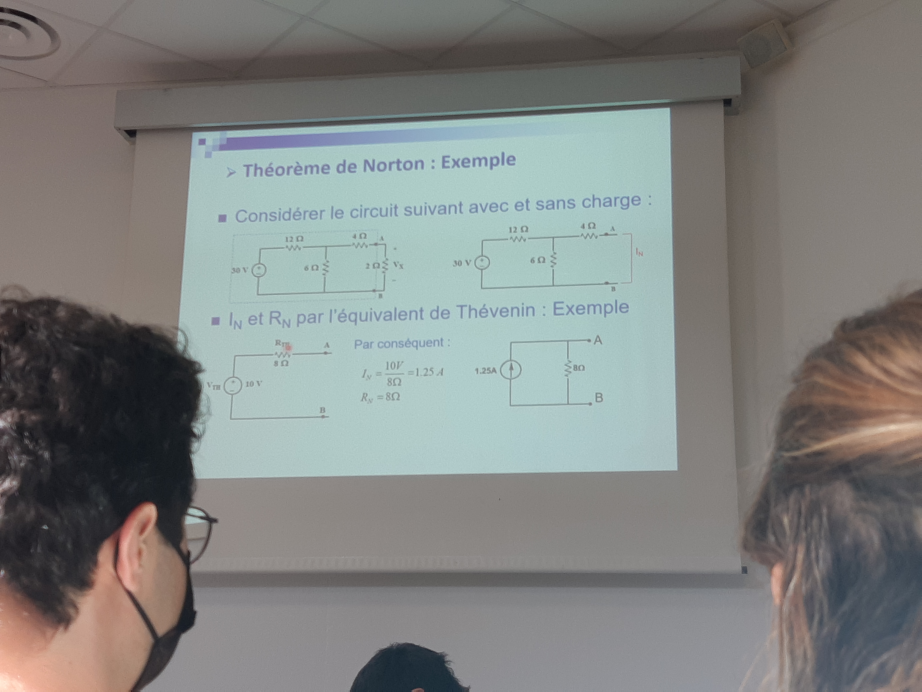
#> input picture Univ/cours/20210922_151502.jpg, 4608 x 3456 px, found by its file name (shown at 1/5 size); its folder holds only this picture in this run
$ python 'all dir test.py'
#> lines starting #> are read from the running program, lines starting #| are printed output that depends on the picture; after the words box and inside, x2 and y2 are one past the last pixel; in counts of white or black regions, pixels touching at a corner belong together
import cv2
import os
import numpy as np
import _scan_mapper
from collections import defaultdict


# [211 lines left out: functions segment_by_angle_kmeans, intersection, segmented_intersections, rescale, avg_point, upscale and 3 more, not called in this run]


dir_path = "Univ/cours"
directory = os.listdir(dir_path)
need_verif = False

for img_name in directory:
    print(img_name)
    good = False

    img_ = cv2.imread(f"{dir_path}/{img_name}")
#> img_ is the input picture: shape (3456, 4608, 3); mean B, G, R 128.5, 130.7, 127.9

    width = int(img_.shape[1])
#> width = 4608
    height = int(img_.shape[0])
#> height = 3456
    dim = (width, height)
#> dim = (4608, 3456)

    img = cv2.resize(img_, dim, interpolation=cv2.INTER_AREA)
    img_2 = cv2.resize(img_, dim, interpolation=cv2.INTER_AREA)

    thresh_val = 155

    while not good:
        grey = cv2.cvtColor(img, cv2.COLOR_BGR2GRAY)
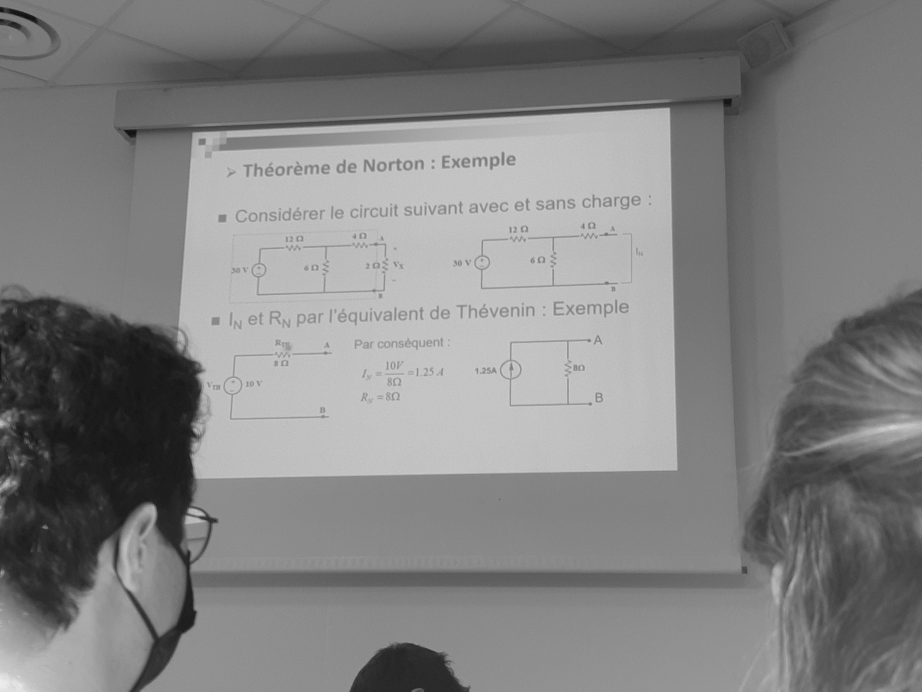
#> grey: shape (3456, 4608) (shown at 1/5 size); min 7, max 239, mean 129.6
        thresh = cv2.threshold(grey, thresh_val, 255, cv2.THRESH_BINARY)[1]
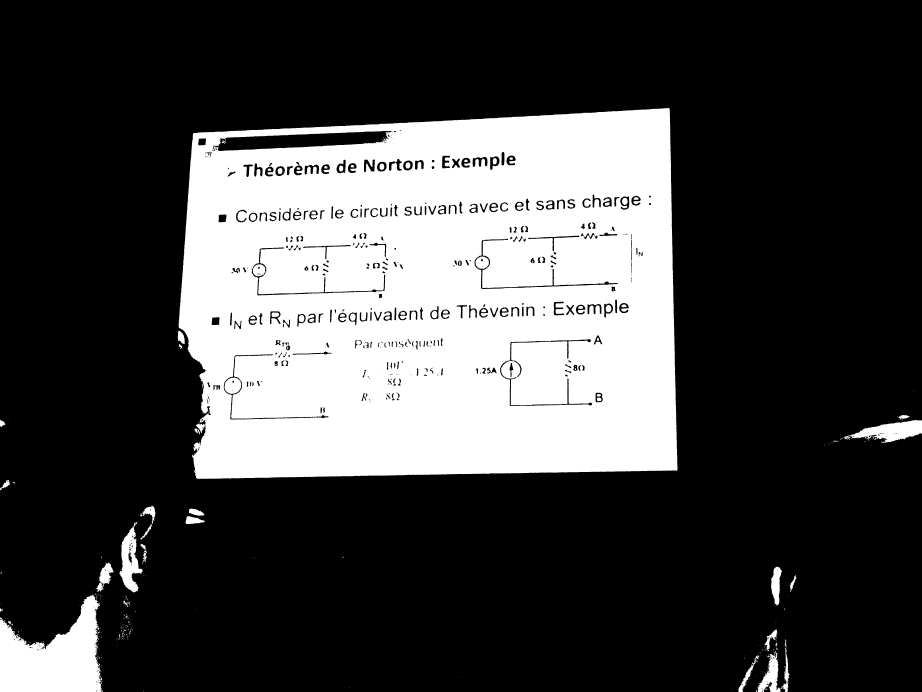
#> thresh: shape (3456, 4608) (shown at 1/5 size); 27% white; 525 white regions (402 under 20 px)
        cnt = cv2.findContours(thresh, cv2.RETR_EXTERNAL, cv2.CHAIN_APPROX_SIMPLE)[0]
#> cnt = 448 contours, 395 with area under 20; largest, box (x1, y1, x2, y2) and area: (893, 540, 3388, 2394) 4260876, (0, 2972, 513, 3456) 151909, (4251, 2099, 4608, 2215) 21790, (596, 2613, 715, 2962) 19660, (3788, 3263, 3903, 3456) 10000

        img_2 = cv2.resize(img_, dim, interpolation=cv2.INTER_AREA)

        cnt = sorted(cnt, key=cv2.contourArea, reverse=True)

        # the loop extracts the boundary contours of the page
        for c in cnt:
            p = cv2.arcLength(c, True)
            approx = cv2.approxPolyDP(c, 0.02 * p, True)

            if len(approx) == 4:
                target = approx
                break
#> this loop made 1 pass
#> (p, target) on pass 1: (9497.4, [[3347, 542], [967, 666], [980, 2389], [3385, 2352]])
        if len(approx) == 4:
#> (the run stopped early here; a loop or call above may not have finished)

$ run again, on Univ/cours/20210922_152732.jpg
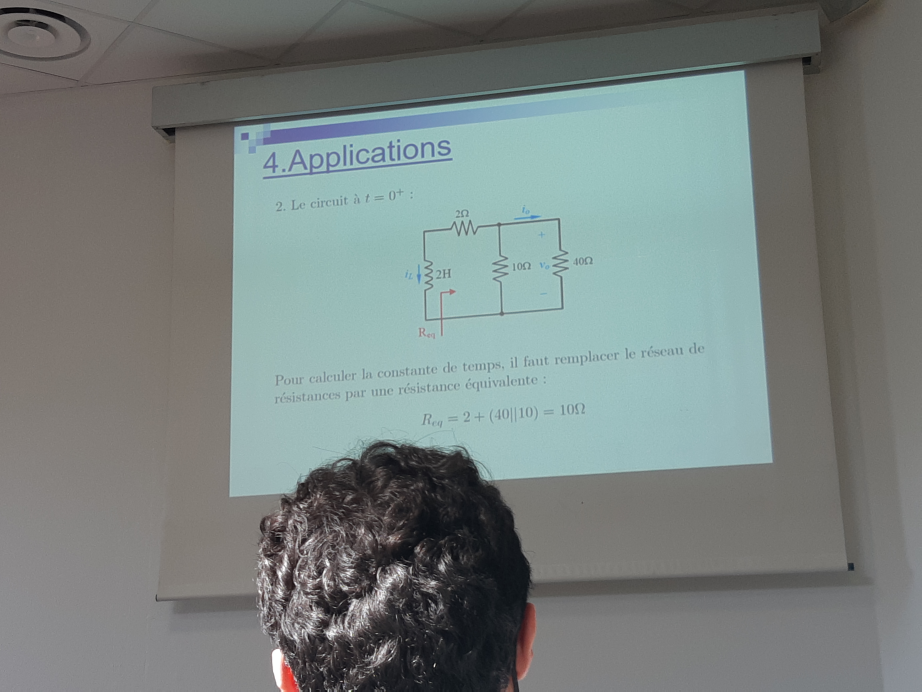
#> input picture Univ/cours/20210922_152732.jpg, 4608 x 3456 px, found by its file name (shown at 1/5 size)
#> img_ is the input picture: shape (3456, 4608, 3); mean B, G, R 126.1, 128.2, 119.3
#> `grey = cv2.cvtColor(img, cv2.COLOR_BGR2GRAY)`:
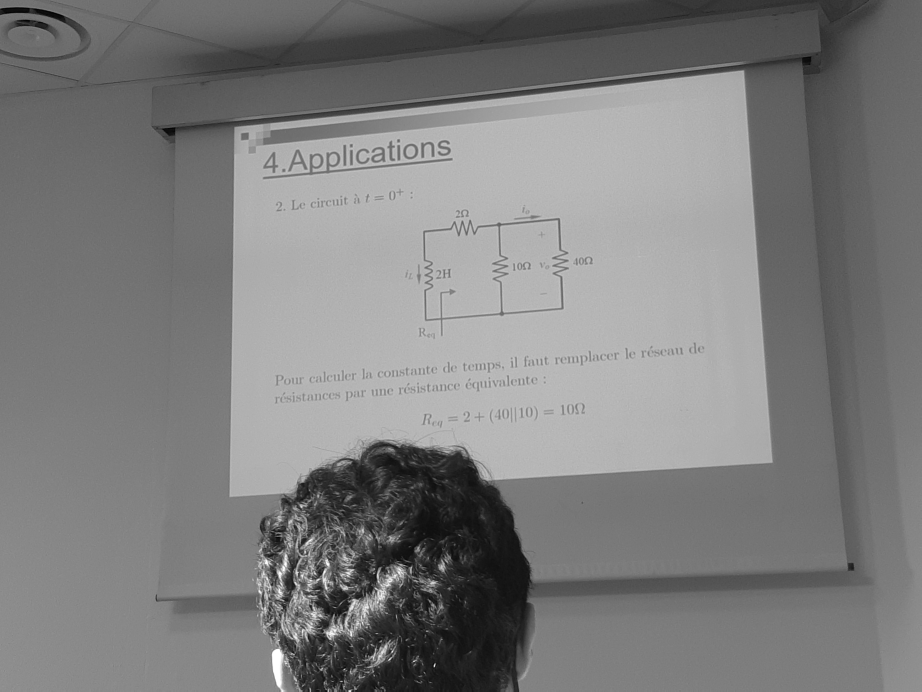
#> grey: shape (3456, 4608) (shown at 1/5 size); min 0, max 255, mean 125.3
#> `thresh = cv2.threshold(grey, thresh_val, 255, cv2.THRESH_BINARY)[1]`:
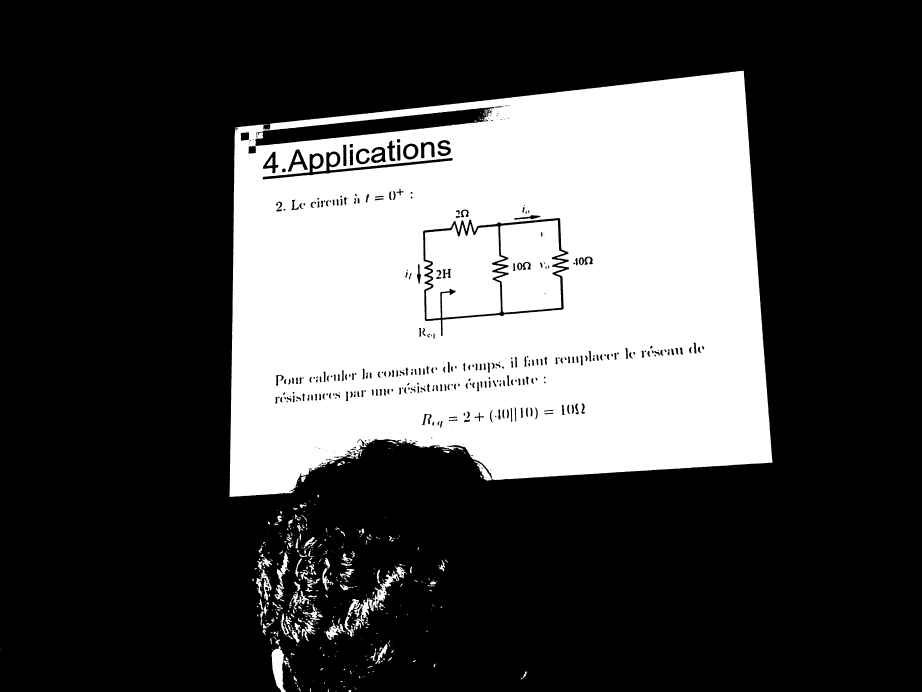
#> thresh: shape (3456, 4608) (shown at 1/5 size); 29.5% white; 600 white regions (283 under 20 px)
#> cnt = 567 contours, 321 with area under 20; largest, box (x1, y1, x2, y2) and area: (1147, 353, 3863, 2485) 4839788, (1771, 2868, 1996, 3152) 10205, (1358, 3228, 1428, 3456) 9180, (1280, 2806, 1358, 3003) 4158, (1628, 3099, 1726, 3200) 3126
#> the loop `for c in cnt:` made 119 passes
#> (p, target) on pass 119: (79.31, [[2208, 2245], [2215, 2247], [2245, 2247], [2219, 2244]])

$ run again, on Univ/cours/20210922_152838.jpg
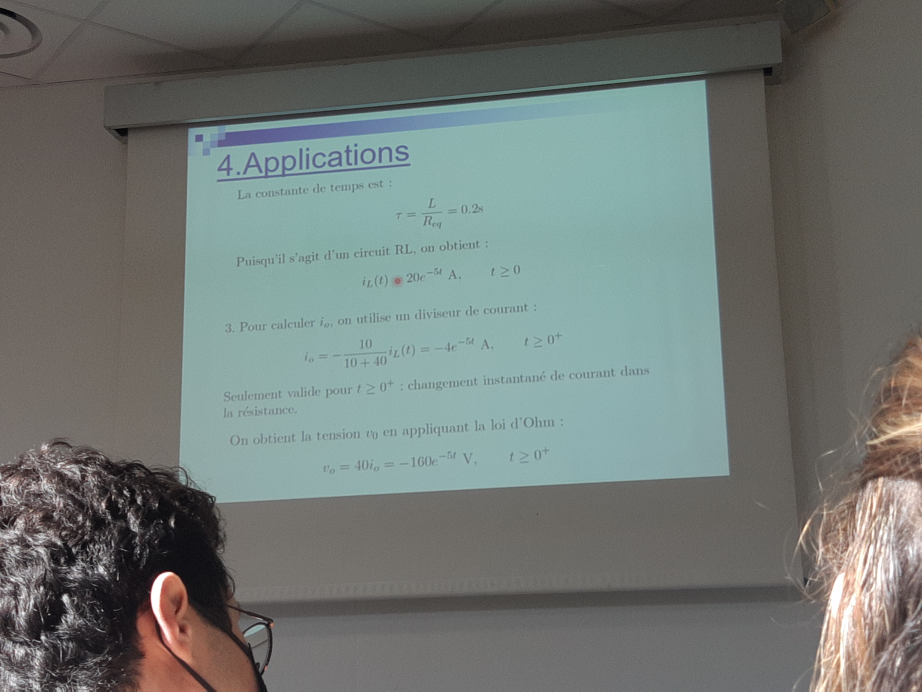
#> input picture Univ/cours/20210922_152838.jpg, 4608 x 3456 px, found by its file name (shown at 1/5 size)
#> img_ is the input picture: shape (3456, 4608, 3); mean B, G, R 115.2, 118.6, 111.5
#> `grey = cv2.cvtColor(img, cv2.COLOR_BGR2GRAY)`:
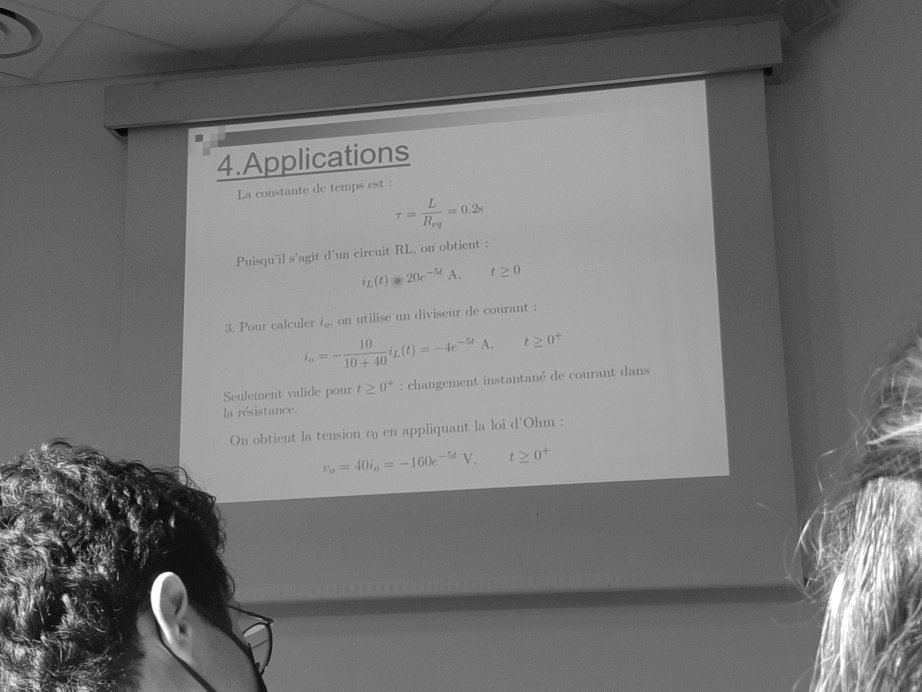
#> grey: shape (3456, 4608) (shown at 1/5 size); min 0, max 255, mean 116.1
#> `thresh = cv2.threshold(grey, thresh_val, 255, cv2.THRESH_BINARY)[1]`:
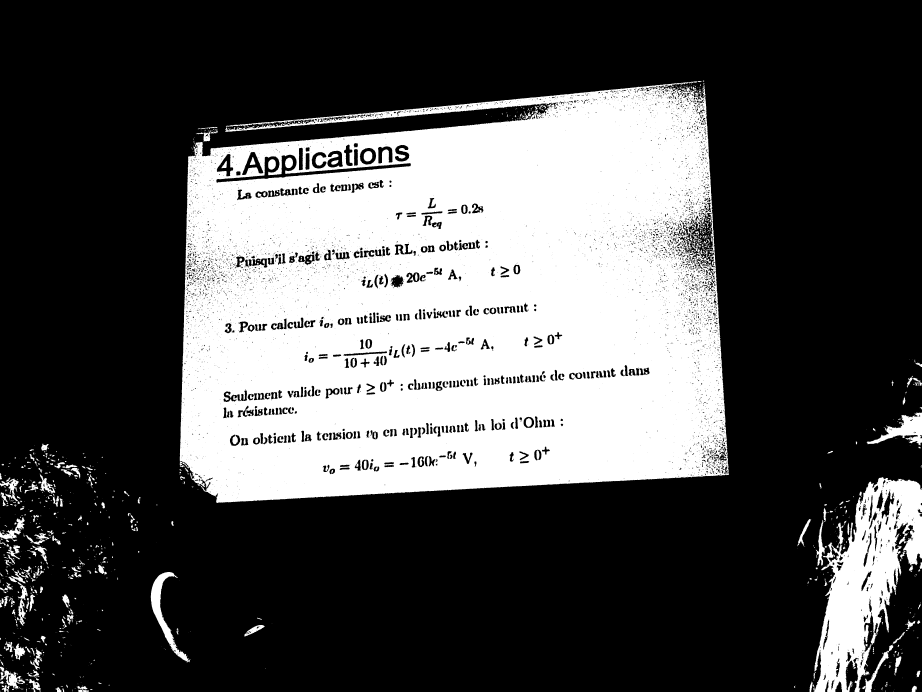
#> thresh: shape (3456, 4608) (shown at 1/5 size); 31.6% white; 1217 white regions (648 under 20 px)
#> cnt = 960 contours, 609 with area under 20; largest, box (x1, y1, x2, y2) and area: (898, 406, 3645, 2515) 4940624, (4067, 2386, 4608, 3456) 294952, (754, 2860, 952, 3312) 17558, (4335, 2063, 4608, 2228) 16516, (0, 3333, 125, 3443) 4728
#> the loop `for c in cnt:` made 1 pass
#> (p, target) on pass 1: (17842.8, [[3485, 406], [981, 713], [899, 2330], [3644, 2373]])

$ run again, on Univ/cours/20210922_151641.jpg
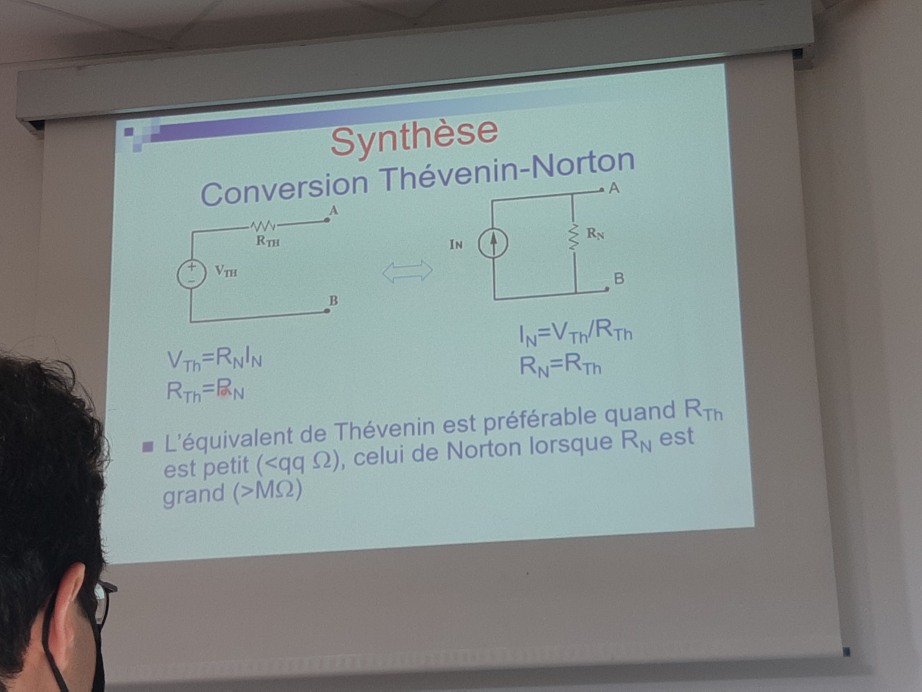
#> input picture Univ/cours/20210922_151641.jpg, 4608 x 3456 px, found by its file name (shown at 1/5 size)
#> img_ is the input picture: shape (3456, 4608, 3); mean B, G, R 133.4, 134.8, 127.2
#> `grey = cv2.cvtColor(img, cv2.COLOR_BGR2GRAY)`:
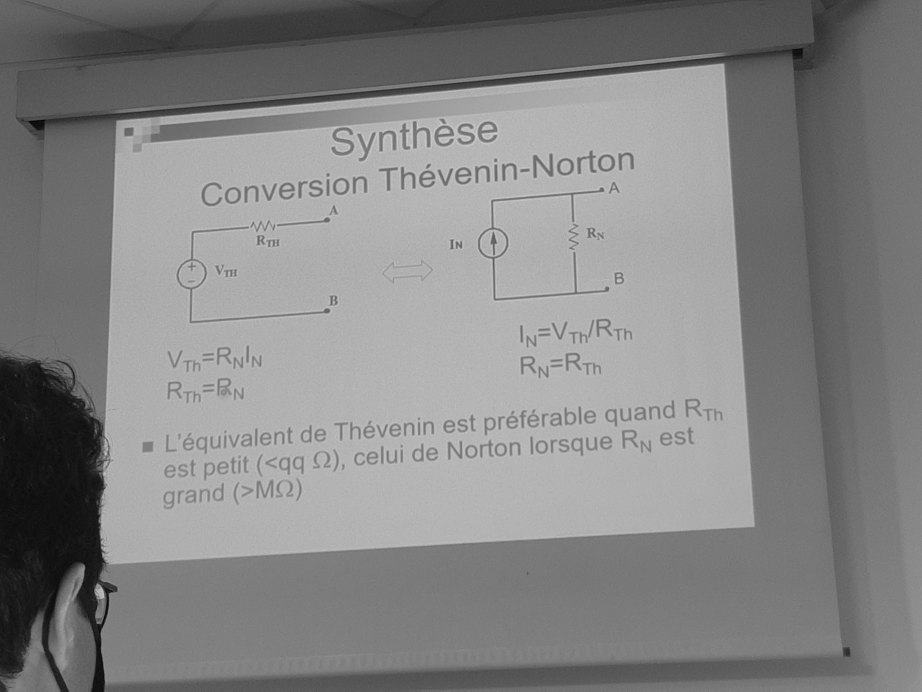
#> grey: shape (3456, 4608) (shown at 1/5 size); min 0, max 215, mean 132.3
#> `thresh = cv2.threshold(grey, thresh_val, 255, cv2.THRESH_BINARY)[1]`:
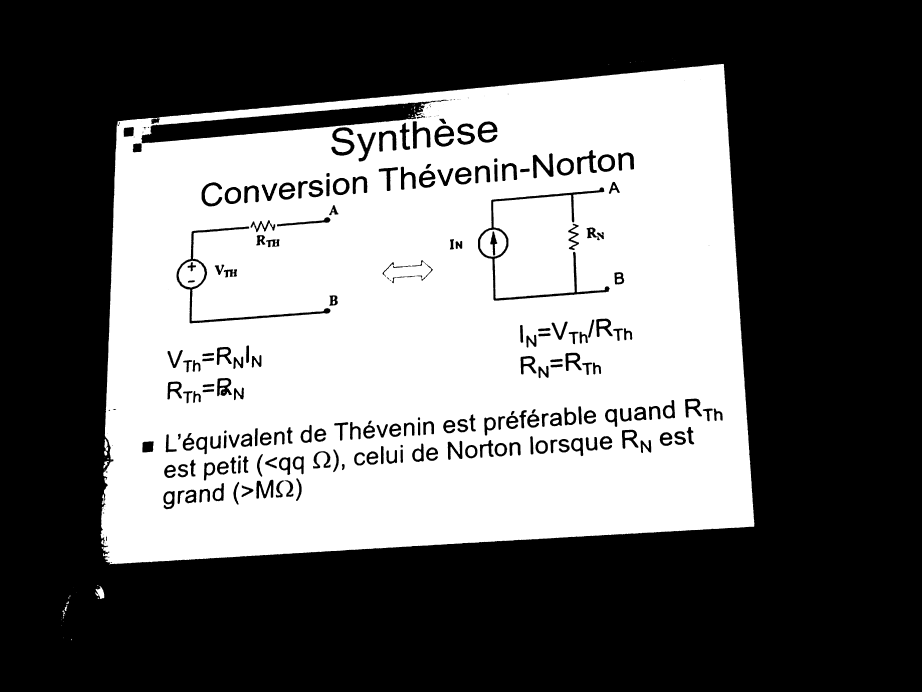
#> thresh: shape (3456, 4608) (shown at 1/5 size); 41.5% white; 120 white regions (36 under 20 px)
#> cnt = 37 contours, 27 with area under 20; largest, box (x1, y1, x2, y2) and area: (503, 319, 3772, 2822) 7124442, (476, 2931, 522, 2995) 1484, (522, 2195, 541, 2255) 606, (517, 2305, 544, 2344) 360, (520, 2254, 536, 2278) 240
#> the loop `for c in cnt:` made 1 pass
#> (p, target) on pass 1: (11982.1, [[3618, 321], [588, 607], [529, 2807], [3770, 2632]])
